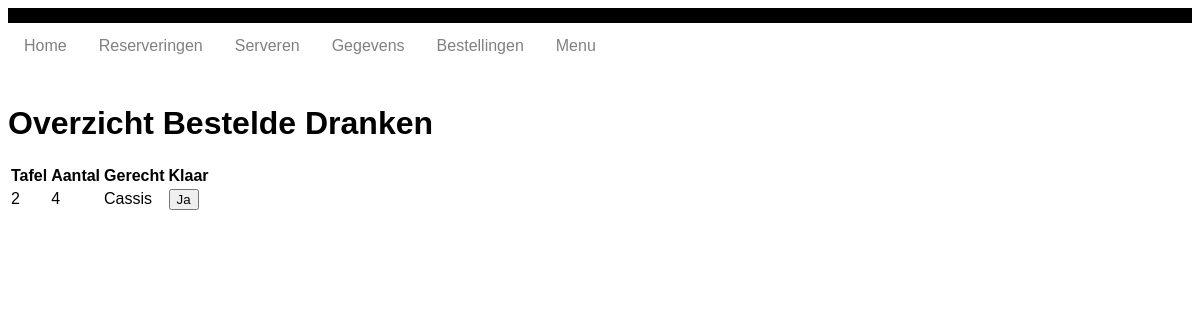
The page /barman.php on the database its author committed.
### tables this page shows
CREATE TABLE `bestellingen` (
  `ID` int(11) NOT NULL,
  `Reservering_ID` int(11) NOT NULL,
  `Menuitem_ID` int(11) NOT NULL,
  `Aantal` int(11) DEFAULT NULL,
  `Geserveerd` tinyint(4) DEFAULT 0,
  `Klaar` tinyint(4) DEFAULT 0
);

CREATE TABLE `reserveringen` (
  `ID` int(11) NOT NULL,
  `Tafel` int(11) NOT NULL,
  `Datum` date NOT NULL,
  `Tijd` time NOT NULL,
  `Klant_ID` int(11) NOT NULL,
  `Aantal` int(11) NOT NULL,
  `Status` tinyint(4) NOT NULL DEFAULT 1,
  `Datum_toegevoegd` timestamp NOT NULL DEFAULT current_timestamp(),
  `Allergieen` text DEFAULT NULL,
  `Opmerkingen` text DEFAULT NULL
);

CREATE TABLE `menuitems` (
  `ID` int(11) NOT NULL,
  `Code` varchar(4) DEFAULT NULL,
  `Naam` varchar(30) DEFAULT NULL,
  `Gerechtsoort_ID` int(11) NOT NULL,
  `Prijs` decimal(6,2) NOT NULL
);

### database.php (called while the page is built, shortened)
<?php
class database{
    private $db;
    function __construct(){
        $this->db_server = 'localhost';
        $this->db_username = 'root';
        $this->db_password = '';
        $this->db_name = 'excellenttaste';
        $dsn = "mysql:host=$this->db_server;dbname=$this->db_name;charset=utf8mb4";
        $options = [
            PDO::ATTR_ERRMODE            => PDO::ERRMODE_EXCEPTION,
            PDO::ATTR_DEFAULT_FETCH_MODE => PDO::FETCH_ASSOC,
            PDO::ATTR_EMULATE_PREPARES   => false,
        ];
        try {
             $this->db = new PDO($dsn, $this->db_username, $this->db_password, $options);
        } catch (\PDOException $e) {
             throw new \PDOException($e->getMessage(), (int)$e->getCode());
        }
    }
    public function select($statement, $named_placeholder){
        $statement = $this->db->prepare($statement);
        $statement->execute($named_placeholder);
        $result = $statement->fetchAll(PDO::FETCH_ASSOC);
        return $result;
    }
}
?>

### barman.php (the view, shortened to what this page needs)
<?php
    include 'database.php';
    $db = new database();
    $overzicht_bar= $db->select("SELECT bestellingen.ID AS bestelid, reserveringen.Tafel, bestellingen.Aantal, menuitems.Naam, menuitems.ID AS menuitem_id,bestellingen.Klaar, bestellingen.Geserveerd FROM `bestellingen` INNER JOIN reserveringen ON bestellingen.Reservering_ID = reserveringen.ID INNER JOIN menuitems ON bestellingen.Menuitem_ID = menuitems.ID INNER JOIN gerechtsoorten ON menuitems.Gerechtsoort_ID = gerechtsoorten.ID INNER JOIN gerechtcategorieen ON gerechtsoorten.Gerechtcategorie_ID = gerechtcategorieen.ID WHERE gerechtcategorieen.ID IN (1) AND bestellingen.Klaar = 0 ORDER BY reserveringen.Tijd",[]);
    if (!empty($overzicht_bar)) {
    $row_data = array_values($overzicht_bar);
    }
?>
<!DOCTYPE html>
<head>
	<link rel="stylesheet" type="text/css" href="style.css">
</head>
<body>
	<?php include_once 'navigatie.php'; ?>
	<h1>Overzicht Bestelde Dranken</h1>
	<?php if (!empty($overzicht_bar)) { ?>
	<table>
		<thead>
			<tr>
				<th>Tafel</th>
				<th>Aantal</th>
				<th>Gerecht</th>
				<th>Klaar</th>
			</tr>
		</thead>
		<tbody>
			<?php foreach ($row_data AS $data) { ?>
				<tr>
					<td><?php echo $data["Tafel"]?></td>
					<td><?php echo $data["Aantal"]?></td>
					<td><?php echo $data["Naam"]?></td>
					<?php if ($data["Klaar"] == 0) { ?>
						<form method="post">
							<td><button type="submit" name="gereed">Ja</button><td>
						</form>
					<?php }?>
				</tr>
			<?php } ?>
		</tbody>
	</table>
	<?php }else{
		echo "<h3>Er zijn nog geen bestellingen</h3>";
	} ?>
</body>
</html>

### navigatie.php (style rules this page uses)
body { font-family: Arial, Helvetica, sans-serif; }

### rows shown on the page
bestellingen: Reservering_ID.Tafel "2", Aantal "4", Menuitem_ID.Naam "Cassis"
